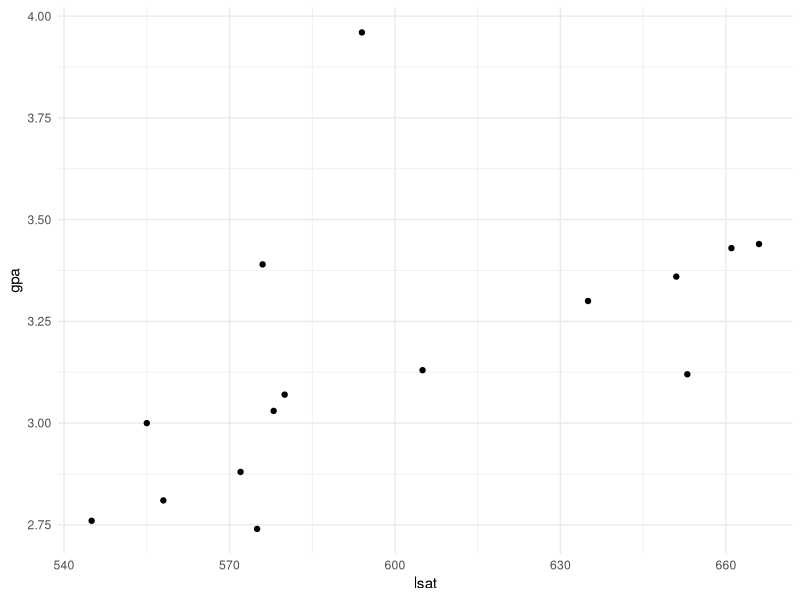
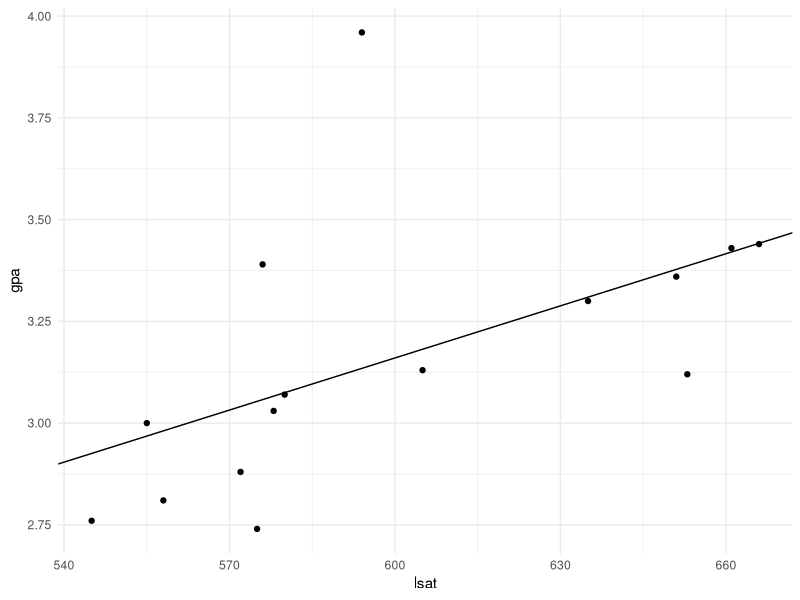
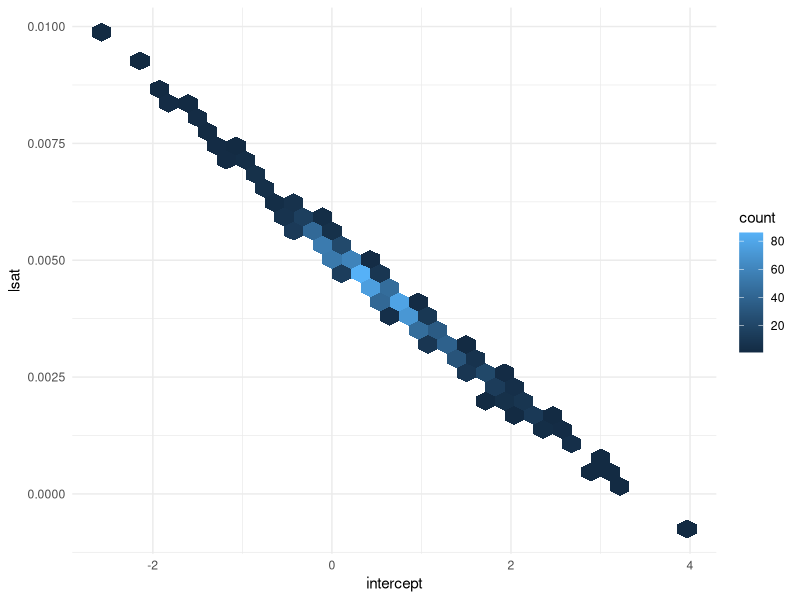
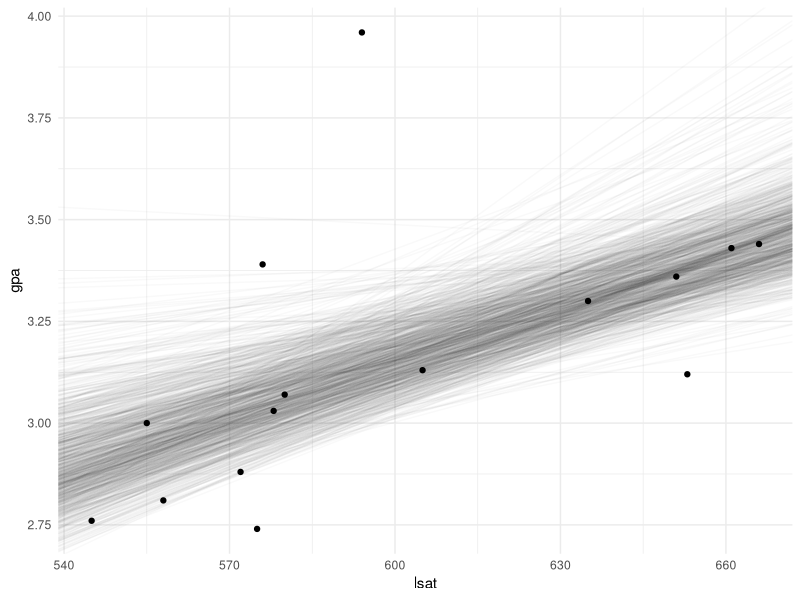
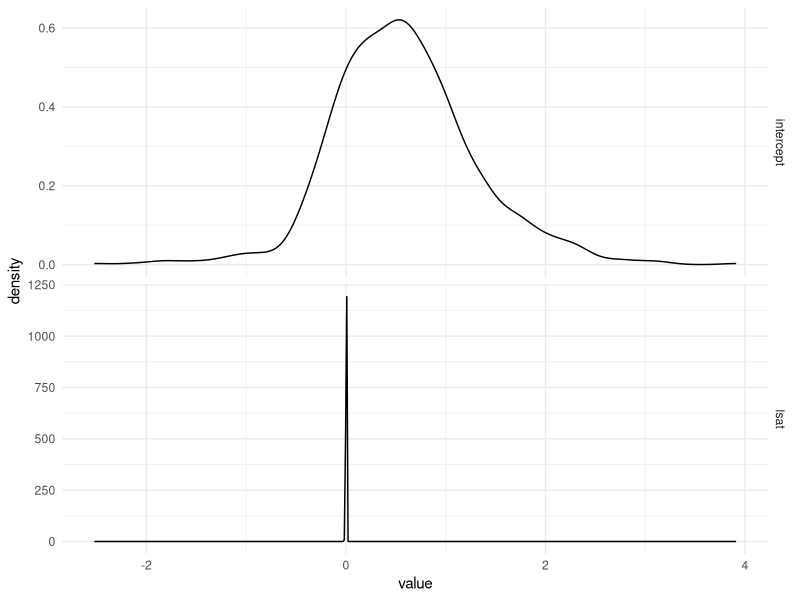
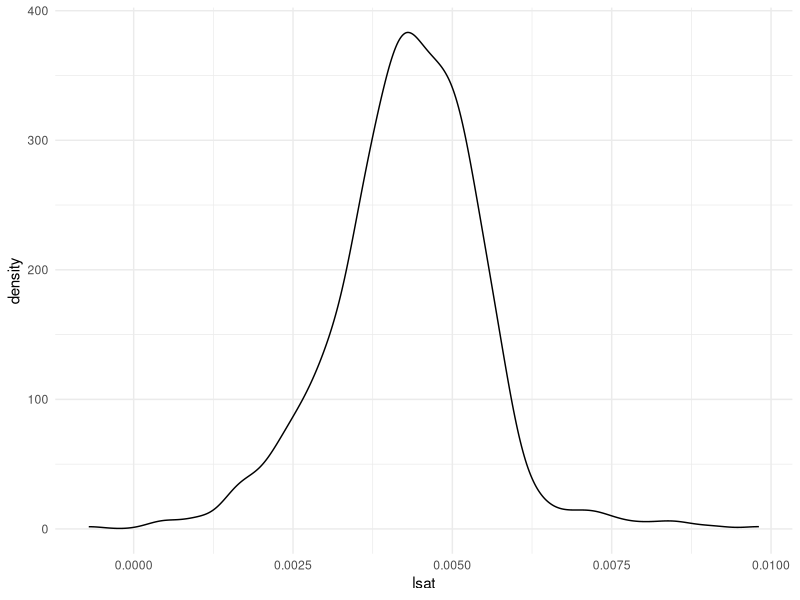
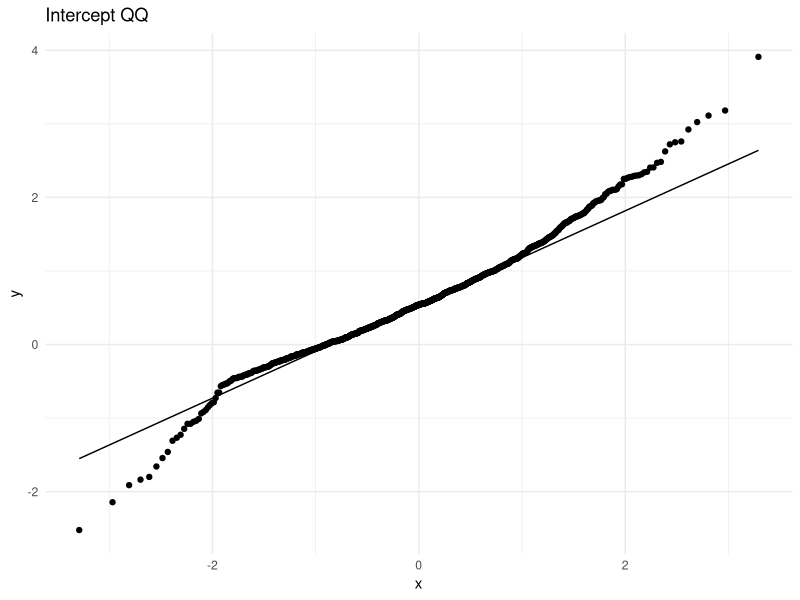
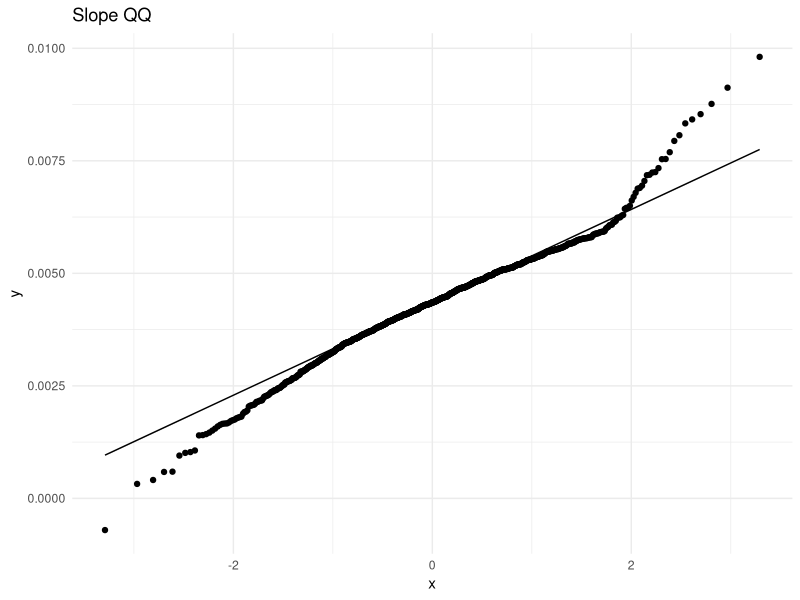

Reproduce these figures in R, in order.
## ---- chunk 1
knitr::opts_chunk$set(echo = TRUE)
library(knitr)
library(tidyverse)

theme_set(theme_minimal())
## ---- chunk 2
lsat.gpa = tibble(
  lsat = c(
    576, 635, 558, 578, 666, 580, 555, 661,
    651, 605, 653, 575, 545, 572, 594
  ),
  gpa  = c(
    3.39, 3.30, 2.81, 3.03, 3.44, 3.07, 3.00, 3.43,
    3.36, 3.13, 3.12, 2.74, 2.76, 2.88, 3.96
  )
)
ggplot(lsat.gpa, aes(lsat, gpa)) +
  geom_point()
## ---- chunk 3
lsat.gpa.lm = lm(gpa~lsat, lsat.gpa)
lsat.gpa.lm$coefficients %>% kable()
## ---- chunk 4
ggplot(lsat.gpa, aes(lsat, gpa)) +
  geom_point() +
  geom_abline(slope = lsat.gpa.lm$coefficients["lsat"],
              intercept = lsat.gpa.lm$coefficients["(Intercept)"])
## ---- chunk 5
B = 1000
lsat.gpa.lm.boot = sapply(1:B, function(b) {
  lsat.gpa.star = lsat.gpa %>% sample_frac(replace = TRUE)
  lm(gpa~lsat, lsat.gpa.star)$coefficients
}) %>% t %>% as_tibble %>% rename(intercept=`(Intercept)`)
## ---- chunk 6
ggplot(lsat.gpa.lm.boot,aes(intercept, lsat)) +
  geom_hex()
## ---- chunk 7
ggplot(lsat.gpa, aes(lsat, gpa)) +
  geom_abline(data=lsat.gpa.lm.boot,
              aes(intercept=intercept, slope=lsat),
              alpha=0.025) +
  geom_point()
## ---- chunk 8
ggplot(lsat.gpa.lm.boot %>% pivot_longer(everything()),
       aes(value)) +
  geom_density() +
  facet_grid(rows=vars(name), scales="free")
## ---- chunk 9
ggplot(lsat.gpa.lm.boot, aes(lsat)) +
  geom_density()
## ---- chunk 10
boot.ci.normal = c(
  lo=lsat.gpa.lm$coefficients["(Intercept)"]+
    qnorm(0.025)*sd(lsat.gpa.lm.boot$intercept), 
  hi=lsat.gpa.lm$coefficients["(Intercept)"]+
    qnorm(0.975)*sd(lsat.gpa.lm.boot$intercept),
  lo=lsat.gpa.lm$coefficients["lsat"]+
    qnorm(0.025)*sd(lsat.gpa.lm.boot$lsat),
  hi=lsat.gpa.lm$coefficients["lsat"]+
    qnorm(0.975)*sd(lsat.gpa.lm.boot$lsat)
)

boot.ci.pivotal = c(
  lo=2*lsat.gpa.lm$coefficients["(Intercept)"]-
    quantile(lsat.gpa.lm.boot$intercept, 0.975), 
  hi=2*lsat.gpa.lm$coefficients["(Intercept)"]-
    quantile(lsat.gpa.lm.boot$intercept, 0.025), 
  lo=2*lsat.gpa.lm$coefficients["lsat"]-
    quantile(lsat.gpa.lm.boot$lsat,0.975),
  hi=2*lsat.gpa.lm$coefficients["lsat"]-
    quantile(lsat.gpa.lm.boot$lsat,0.025)
)

boot.ci.percentage = c(
  `lo.(Interval)`=quantile(lsat.gpa.lm.boot$intercept, 0.025),
  `hi.(Interval)`=quantile(lsat.gpa.lm.boot$intercept, 0.975),
  lo.lsat=quantile(lsat.gpa.lm.boot$lsat, 0.025),
  hi.lsat=quantile(lsat.gpa.lm.boot$lsat, 0.975)
)

rbind(
  boot.ci.normal, boot.ci.pivotal, boot.ci.percentage
) %>% kable()
## ---- chunk 11
ggplot(lsat.gpa.lm.boot, aes(sample=intercept)) +
  geom_qq() + geom_qq_line() + ggtitle("Intercept QQ")
ggplot(lsat.gpa.lm.boot, aes(sample=lsat)) +
  geom_qq() + geom_qq_line() + ggtitle("Slope QQ")
## ---- chunk 12
library(boot)
lsat.gpa.boot = boot(lsat.gpa, 
                     function(data,ind) {
                       lm(gpa~lsat, data=data[ind,])$coefficients
                     }, 
                     B)
## ---- chunk 13
print(lsat.gpa.boot)
## ---- chunk 14
plot(lsat.gpa.boot)
## ---- chunk 15
boot.ci(lsat.gpa.boot, index=1) # the intercept
boot.ci(lsat.gpa.boot, index=2) # the slope
